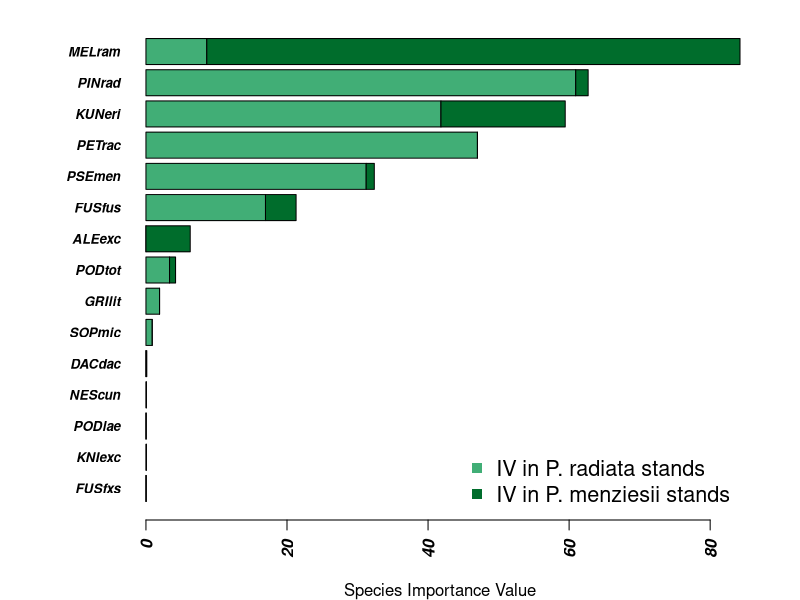

Generate this figure with R: (Note: this script raises an error after producing the figure.)
#Code for FIGURE2
#Read in data that is importance values of canopy species by plantation species
canopy_IV = read.table("Canopy_Species_IV.csv", header = T, sep = ",", stringsAsFactors = T)

png("Canopy_Species_Stacked.png", width = 50, height = 50, units = "cm", res = 1000, pointsize = 26)
par(mar = c(4,7,1,3), font.axis = 4)

barplot(as.matrix(canopy_IV),
        las=2,cex.names=.8, axes = T, horiz=T, xlab = "Species Importance Value", ylab = "",
        col = c("#41ae76", "#006d2c"))
legend(x = "bottomright",
       legend = c("IV in P. radiata stands", "IV in P. menziesii stands"),
       col = c("#41ae76", "#006d2c"),
       pch = 15,
       bty = "n",
       xpd = TRUE,
       horiz = F,
       cex = 1.3)

dev.off()
#------------------------------------------------------------------------------------------
#Code for FIGURE3
#Boxplots for environmental characteristics between overstorey species
png("boxplots.png", width = 30, height = 40, units = "cm", res = 800, pointsize = 18)
par(mfrow = c(5,1), mar = c(3,6,4,1))

boxplot(env.vars$Elevation ~ env.vars$Species, xlab = "", ylab = "Elevation (m)", col = "white",
        main = '***', horizontal = TRUE)
mtext("(a)", side = 2, at = par('usr')[4], line = 5, las = 1, cex = par('cex'))

boxplot(env.vars$Slope ~ env.vars$Species, xlab = "", ylab = "Slope (°)", col="white",
        main = '***', horizontal = TRUE)
mtext("(b)", side = 2, at = par('usr')[4], line = 5, las = 1, cex = par('cex'))

boxplot(env.vars$Distance.Seed.Source ~ env.vars$Species, xlab = "", ylab = "Distance to Seed Source (m)", col = "white",
        main = '**', horizontal = TRUE)
mtext("(c)", side = 2, at = par('usr')[4], line = 5, las = 1, cex = par('cex'))

boxplot(env.vars$Northness ~ env.vars$Species, xlab = "", ylab = "Northness", col = "white",
        main = '', horizontal = TRUE)
mtext("(d)", side = 2, at = par('usr')[4], line = 5, las = 1, cex = par('cex'))

boxplot(env.vars$Eastness ~ env.vars$Species, xlab = "", ylab = "Eastness", col = "white",
        main = '', horizontal = TRUE)
mtext("(e)", side = 2, at = par('usr')[4], line = 5, las = 1, cex = par('cex'))

dev.off()


#----------------------------------------------------------------------------------------
#Code for FIGURE4
  
png("Ordinations_Polygons.png", width = 45, height = 50, units = "cm", res = 1200, pointsize = 26)
par(mfrow = c(3,2), mar = c(4,5,5.5,1.5))

#Simple ordination with colour and shapes differing by plantation species
plot(scores$sites[,1], scores$sites[,2], pch = c(17, 16) [as.factor(sp)], col = c('#525252', '#bdbdbd') [as.factor(sp)] ,xlab = "NMDS1", ylab = "NMDS2")
ordiellipse(nmds, groups = sp, draw = "polygon")
axis(side = 1, labels = F)
axis(side = 2, labels = F)
mtext("(a)", side = 2, at = par('usr')[4], line = 3, las = 1, cex = par('cex'))

#legend for B&W
legend(x = "top",
       inset = c(0,-0.2),
       legend = c("PSEMEN", "PINRAD"),
       col = c('#525252', '#bdbdbd'),
       pch = c(17, 16),
       bty = "n",
       xpd = TRUE,
       horiz = TRUE)

#Ordination with shape by plantation species and colour by site
plot(scores$sites[,1], scores$sites[,2], pch = c(17, 16) [as.factor(sp)], 
     col = c('#377eb8', '#e41a1c', '#984ea3', '#f781bf', '#4daf4a', '#ff7f00', '#a65628', '#666666') [as.factor(site)],
     yaxt = "n", xlab = "NMDS1", ylab = "NMDS2")
ordiellipse(nmds,groups = site, draw = "polygon")
axis(side = 1, labels = F)
axis(side = 2, labels = F)
mtext("(b)", side = 2, at = par('usr')[4], line = 3, las = 1, cex = par('cex'))

#legend for colours
legend(x = "top",
       inset = c(0, -0.3),
       legend = c("BEC1", "BEC2", "ALLEN", "LAKE", "LIZA", "ROCK", "TONO", "WAKA"),
       col = c('#377eb8', '#e41a1c', '#984ea3', '#f781bf', '#4daf4a', '#ff7f00', '#a65628', '#666666'),
       pch = c(16, 16, 17, 17, 17, 16, 17, 16),
       bty = "n",
       xpd = TRUE,
       ncol = 3)

#Ordination with environmental variables
plot(scores$sites[,1], scores$sites[,2], pch = c(17, 16) [as.factor(sp)], col = c('#525252', '#bdbdbd') [as.factor(sp)],
     xlab = "NMDS1", ylab = "NMDS2")
plot(SV.envfit, col = 'black')
axis(side = 1, labels = F)
axis(side = 2, labels = F)
mtext("(c)", side = 2, at = par('usr')[4], line = 3, las = 1, cex = par('cex'))

#Ordination with vegetation parameters
plot(scores$sites[,1], scores$sites[,2], pch = c(17, 16) [as.factor(sp)], col = c('#525252', '#bdbdbd') [as.factor(sp)],
     yaxt = "n", xlab = "NMDS1", ylab = "NMDS2")
plot(VG.envfit, col = 'black')
axis(side = 1, labels = F)
axis(side = 2, labels = F)
mtext("(d)", side = 2, at = par('usr')[4], line = 3, las = 1, cex = par('cex'))

#cluster diagram
plot(dend)
text(x = 20, y = -0.1, 'A', xpd = T, font =2, cex = 1.8, col = c("#c51b7d"))
text(x = 46, y = -0.1, 'B', xpd = T, font = 2, cex = 1.8, col = c("#e9a3c9" ))
text(x = 64, y = -0.1, 'C', xpd = T, font = 2, cex = 1.8, col = c("#f1a340"))
text(x = 88, y = -0.1, 'D', xpd = T, font = 2, cex = 1.8, col = c("#7fbf7b"))
text(x = 108, y = -0.1, 'E', xpd = T, font = 2, cex = 1.8, col = c("#1b7837"))
mtext(side = 1, line = 2, cex = 0.8, "RECCE sampling plots")
mtext(side = 2, line = 3, cex = 0.8, "Bray-Curtis dissimilarity")
mtext("(e)", side = 2, at = par('usr')[4], line = 3, las = 1, cex = par('cex'))

#Ordination coloured by dendrogram groups
plot(scores$sites[,1], scores$sites[,2], pch = c(17, 16) [as.factor(sp)], 
     col = c("#7fbf37", "#1b7837", "#f1a340", "#c51b7d", "#e9a3c9") [as.factor(dendgroups)],
     yaxt = "n", xlab = "NMDS1", ylab = "NMDS2")
axis(side = 1, labels = F)
axis(side = 2, labels = F)
mtext("(f)", side = 2, at = par('usr')[4], line = 3, las = 1, cex = par('cex'))

dev.off()


#------------------------------------------------------------
#Code for FIGURE5

#Making the ordination plot matrix
png("Species.Ordinations.png", width = 40, height = 32, units = "cm", res = 1000, pointsize = 26)
par(mfrow = c(3,3), mar = c(2,5,2,1))

#First panel is the ordination from Fig4 with point shape and colour by plantation species with the environmental variables fitted
plot(scores$sites[,1], scores$sites[,2], pch = c(17, 16) [as.factor(sp)], col = c('#525252', '#bdbdbd') [as.factor(sp)] ,xlab = "", ylab = "",
     xaxt = "n", yaxt = "n")
plot(ALL.envfit, col = 'black', cex = 0.8)
mtext("(a)", side = 2, at = par('usr')[4], line = 3, las = 1, cex = par('cex'))

#Panel b is P.radiata
#Start with a blank plot where everything is white
plot(scores$sites[,1], scores$sites[,2],xaxt = "n", yaxt = "n", xlab = "", ylab = "", col = "white", pch = 1, cex = 0.6,
     main = substitute(paste(italic('Pinus radiata'))))
#Add grey filled in circles for the plots
points(scores$sites[,1], scores$sites[,2],col = "darkgrey", pch = 16, cex = 0.6)
#Go over the plots that contain p.rad in white to remove them from the plot
points(scores$sites[,1][which(IV_t[,"PINRAD"]>0)], scores$sites[,2][which(IV_t[,"PINRAD"]>0)],col = "white", pch = 16, cex = 0.6)
#add circles over plots with p.rad, with circle size relative to abundance of p.rad
symbols(scores$sites[,1], scores$sites[,2], circles = IV_t[,"PINRAD"], inches = 0.25, add = T)
#label panel
mtext("(b)", side = 2, at = par('usr')[4], line = 3, las = 1, cex = par('cex'))

#Panel c is for P.menziesii
plot(scores$sites[,1], scores$sites[,2],xaxt = "n", yaxt = "n", xlab = "", ylab = "", col = "white", pch = 1, cex = 0.6,
     main = substitute(paste(italic('Pseudotsuga menziesii'))))
points(scores$sites[,1], scores$sites[,2],col = "darkgrey", pch = 16, cex = 0.6)
points(scores$sites[,1][which(IV_t[,"PSEMEN"]>0)], scores$sites[,2][which(IV_t[,"PSEMEN"]>0)],col = "white", pch = 16, cex = 0.6)
symbols(scores$sites[,1], scores$sites[,2], circles = IV_t[,"PSEMEN"], inches = 0.25, add = T)
mtext("(c)", side = 2, at = par('usr')[4], line = 3, las = 1, cex = par('cex'))

#Panel d is for P. racemosa
plot(scores$sites[,1], scores$sites[,2],xaxt = "n", yaxt = "n", xlab = "", ylab = "", col = "white", pch = 1, cex = 0.6,
     main = substitute(paste(italic('Pterophylla racemosa'))))
points(scores$sites[,1], scores$sites[,2],col = "darkgrey", pch = 16, cex = 0.6)
points(scores$sites[,1][which(IV_t[,"WEIRAC"]>0)], scores$sites[,2][which(IV_t[,"WEIRAC"]>0)],col = "white", pch = 16, cex = 0.6)
symbols(scores$sites[,1], scores$sites[,2], circles = IV_t[,"WEIRAC"], inches = 0.25, add = T)
mtext("(d)", side = 2, at = par('usr')[4], line = 3, las = 1, cex = par('cex'))

#Panel e is for F. fusca
plot(scores$sites[,1], scores$sites[,2],xaxt = "n", yaxt = "n", xlab = "", ylab = "", col = "white", pch = 1, cex = 0.6,
     main = substitute(paste(italic('Fuscospora fusca'))))
points(scores$sites[,1], scores$sites[,2],col = "darkgrey", pch = 16, cex = 0.6)
points(scores$sites[,1][which(IV_t[,"FUSFUS"]>0)], scores$sites[,2][which(IV_t[,"FUSFUS"]>0)],col = "white", pch = 16, cex = 0.6)
symbols(scores$sites[,1], scores$sites[,2], circles = IV_t[,"FUSFUS"], inches = 0.25, add = T)
mtext("(e)", side = 2, at = par('usr')[4], line = 3, las = 1, cex = par('cex'))

#Panel f is for M. ramiflorus
plot(scores$sites[,1], scores$sites[,2],xaxt = "n", yaxt = "n", xlab = "", ylab = "", col = "white", pch = 1, cex = 0.6,
     main = substitute(paste(italic('Melicytus ramiflorus'))))
points(scores$sites[,1], scores$sites[,2],col = "darkgrey", pch = 16, cex = 0.6)
points(scores$sites[,1][which(IV_t[,"MELRAM"]>0)], scores$sites[,2][which(IV_t[,"MELRAM"]>0)],col = "white", pch = 16, cex = 0.6)
symbols(scores$sites[,1], scores$sites[,2], circles = IV_t[,"MELRAM"], inches = 0.25, add = T)
mtext("(f)", side = 2, at = par('usr')[4], line = 3, las = 1, cex = par('cex'))

#Panel g is for C. medullaris
plot(scores$sites[,1], scores$sites[,2],xaxt = "n", yaxt = "n", xlab = "", ylab = "", col = "white", pch = 1, cex = 0.6,
     main = substitute(paste(italic('Cyathea medullaris'))))
points(scores$sites[,1], scores$sites[,2],col = "darkgrey", pch = 16, cex = 0.6)
points(scores$sites[,1][which(IV_t[,"CYAMED"]>0)], scores$sites[,2][which(IV_t[,"CYAMED"]>0)],col = "white", pch = 16, cex = 0.6)
symbols(scores$sites[,1], scores$sites[,2], circles = IV_t[,"CYAMED"], inches = 0.25, add = T)
mtext("(g)", side = 2, at = par('usr')[4], line = 3, las = 1, cex = par('cex'))

#Panel h is for C. dealbata
plot(scores$sites[,1], scores$sites[,2],xaxt = "n", yaxt = "n", xlab = "", ylab = "", col = "white", pch = 1, cex = 0.6,
     main = substitute(paste(italic('Cyathea dealbata'))))
points(scores$sites[,1], scores$sites[,2],col = "darkgrey", pch = 16, cex = 0.6)
points(scores$sites[,1][which(IV_t[,"CYADEA"]>0)], scores$sites[,2][which(IV_t[,"CYADEA"]>0)],col = "white", pch = 16, cex = 0.6)
symbols(scores$sites[,1], scores$sites[,2], circles = IV_t[,"CYADEA"], inches = 0.25, add = T)
mtext("(h)", side = 2, at = par('usr')[4], line = 3, las = 1, cex = par('cex'))

#Panel i if for K. ericoides
plot(scores$sites[,1], scores$sites[,2],xaxt = "n", yaxt = "n", xlab = "", ylab = "", col = "white", pch = 1, cex = 0.6,
     main = substitute(paste(italic('Kunzea ericoides'))))
points(scores$sites[,1], scores$sites[,2],col = "darkgrey", pch = 16, cex = 0.6)
points(scores$sites[,1][which(IV_t[,"KUNEVE"]>0)], scores$sites[,2][which(IV_t[,"KUNEVE"]>0)],col = "white", pch = 16, cex = 0.6)
symbols(scores$sites[,1], scores$sites[,2], circles = IV_t[,"KUNEVE"], inches = 0.25, add = T)
mtext("(i)", side = 2, at = par('usr')[4], line = 3, las = 1, cex = par('cex'))

dev.off()

#---------------------------------------------------------------------
#Code for FIGURE6

#Scatter plots for Native Importance value and species richness

png("Scatterplot_Native.png", width = 50, height = 50, units = "cm", res = 1000, pointsize = 26)
par(mfrow = c(2,2), mar = c(4,4,3,3))


#Effect of age on native IV
plot(y = env.vars$Native.IV, x = env.vars$Age,
     pch = c(16, 17) [as.factor(env.vars$Species)],
     col = c('#969696','#525252') [as.factor(env.vars$Species)],
     xlab = "", xaxt = "n", ylab = "Native Importance Value")
axis(side = 1, labels = F)
axis(side = 2, labels = F)
abline(a = -7.5206, b = 0.3257, col = "#525252", lwd = 4, lty = 2)
lines()
lines()
text(x = 43, y = 22, label = expression(paste( "PSEMEN ", R^2, "=", 0.384)), cex = 0.7)
mtext("(a)", side = 2, at = par('usr')[4], line = 3, las = 1, cex = par('cex'))

#Legend
legend(x = "bottom",
       inset = c(0, -0.2),
       legend = c("PSEMEN", "PINRAD"),
       col = c('#525252', '#969696'),
       pch = c(17,16),
       lty = c(2,1),
       bty = "n",
       cex = 1.2,
       lwd = 3,
       xpd = TRUE,
       horiz = TRUE)

#Effect of stocking on native IV
plot(y = env.vars$Native.IV, x = env.vars$Stocking,
     pch = c(16, 17) [as.factor(env.vars$Species)],
     col = c('#969696', '#525252') [as.factor(env.vars$Species)],
     xaxt = "n", yaxt = "n", xlab = "", ylab = "")
axis(side = 1, labels = F)
axis(side = 2, labels = F)
abline(a = 11.445692, b = -0.006337,col = "#525252", lwd = 4, lty = 2)
abline(a = 12.392019, b = -0.005282,col = "#969696", lwd = 4, lty = 1)
text(x = 1010, y = 21, label = expression(paste( "PINRAD ", R^2, "=", 0.067)), cex = 0.7)
text(x = 1010, y = 22, label = expression(paste( "PSEMEN ", R^2, "=", 0.286)), cex = 0.7)
mtext("(b)", side = 2, at = par('usr')[4], line = 3, las = 1, cex = par('cex'))

#Effect of age on native species richness
plot(y = env.vars$Native.Species, x = env.vars$Age,
     pch = c(16, 17) [as.factor(env.vars$Species)],
     col = c('#969696', '#525252') [as.factor(env.vars$Species)],
     xlab = "Age (years)", ylab = "Native Species Richness")
axis(side = 1, labels = F)
axis(side = 2, labels = F)
abline(a = -7.52121, b = 0.37080,col = "#525252", lwd = 4, lty = 2)
text(x = 47, y = 21, label = expression(paste( "PSEMEN ", R^2, "=", 0.527)), cex = 0.7)
mtext("(c)", side = 2, at = par('usr')[4], line = 3, las = 1, cex = par('cex'))

#Effect of stocking on native species richness
plot(y = env.vars$Native.Species, x = env.vars$Stocking,
     pch = c(16, 17) [as.factor(env.vars$Species)],
     col = c('#969696', '#525252') [as.factor(env.vars$Species)],
     yaxt = "n", xlab = "Stocking (stems/ha)", ylab = "")
axis(side = 1, labels = F)
axis(side = 2, labels = F)
abline(a = 12.329033,b = -0.003331,col = "#525252", lwd = 4, lty = 2)
abline(a = 12.276018,b = -0.004041,col = "#969696", lwd = 4, lty = 1)
text(x = 1010, y = 20, label = expression(paste( "PINRAD ", R^2, "=", 0.075)), cex = 0.7)
text(x = 1010, y = 21, label = expression(paste( "PSEMEN ", R^2, "=", 0.058)), cex = 0.7)
mtext("(d)", side = 2, at = par('usr')[4], line = 3, las = 1, cex = par('cex'))


dev.off()
